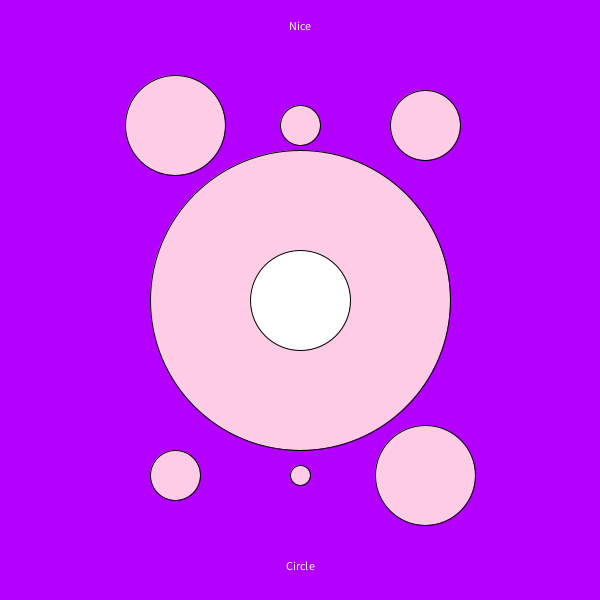
Frame 1 (no input)
Frame 60 (the mouse pressed at the canvas centre just before this capture): identical to frame 1, image omitted
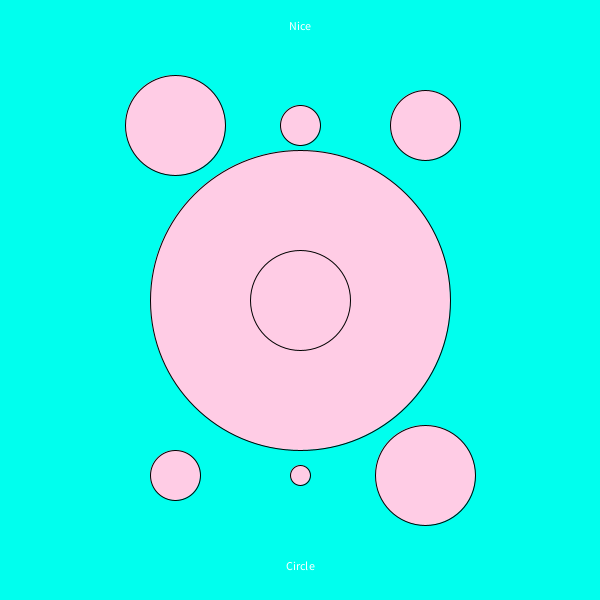
Frame 120 (the mouse held since frame 60 and released just before this capture)

The Processing sketch that drew these frames (run headless with seeded random() and noise(); from frame 60 on, the mouse is pressed at the canvas centre):

// Processing sketch: week4hw
// ── week4hw.pde
float x,y,x1,y1,x2,y2, xPos, yPos;
float a = 50;
float b = 550;
float c = 50;
float d = 550;
String string1, string2;
color color1, color2, circleColor;

int circleSize;
int distance;

boolean isCircleOn;
boolean circlePressed;



void setup(){

  size(600, 600);
  string1 ="Nice";
  string2 ="Circle";
  textAlign(CENTER);
  x = width/2;
  y = height/2;
  xPos = width/2;
  yPos = height/2;
  color1 = color(255, 204, 229);
  color2 = color(255, 255, 255);
  
  circleSize = 100;
}

void returnAString(String string1, String string2){

  println(string1 + "\n" + string2);

}

void draw(){
  x1 = lerp(a, x, 0.5);
  x2 = lerp(x, b, 0.5);
  y1 = lerp(c, y, 0.3);
  y2 = lerp(y, d, 0.7);
  
  int bgColor;
  int green;
  int blue;
  bgColor = int(map(calcDist(x, y), 0, width, 0, 255));
  green = int(map(calcDist(x, y), 0, 128, 255, 149));
  blue = int(map(calcDist(x, y), 0, 204, 238, 255));
  
  returnAString("A Circle","A Circle Again");
  
  background(bgColor, green, blue);
  
  println(calcDist(x,y));
  
  println(string1 + "" + string2);
  fill(255);
  text(string1, x, height*.05);
  text(string2, x, height*0.95);
    
  fill(color1);
  ellipse(x, y, 300, 300);
  fill(color1);
  ellipse(x1, y1, 100, 100);
  fill(color1);
  ellipse(x2, y2, 100, 100);
  fill(color1);
  ellipse(x1, y2, 50, 50);
  ellipse(x2, y1, 70, 70);
  ellipse(x,y1, 40, 40);
  ellipse(x,y2, 20, 20);
  
  distance = int(dist(xPos, yPos, mouseX, mouseY));
  if( distance<circleSize/2){
    circleColor = color1;}else{
      circleColor = color(255,255,255);}
  
  fill(circleColor);
  ellipse(xPos,yPos,100,100);
}

void mousePressed(){
    if(distance<circleSize/2){
      isCircleOn = !isCircleOn;
      println(isCircleOn);}
   
    if(distance<circleSize/2){
      circlePressed = true; println(circlePressed);}
      else {circlePressed = false;}
    if(circlePressed == true){
      xPos = random(50, 550);
      yPos = random(50, 550);}
    }

float calcDist(float xPos, float yPos){
  float dist = dist(mouseX,mouseY, xPos, yPos);
  return dist;
}
